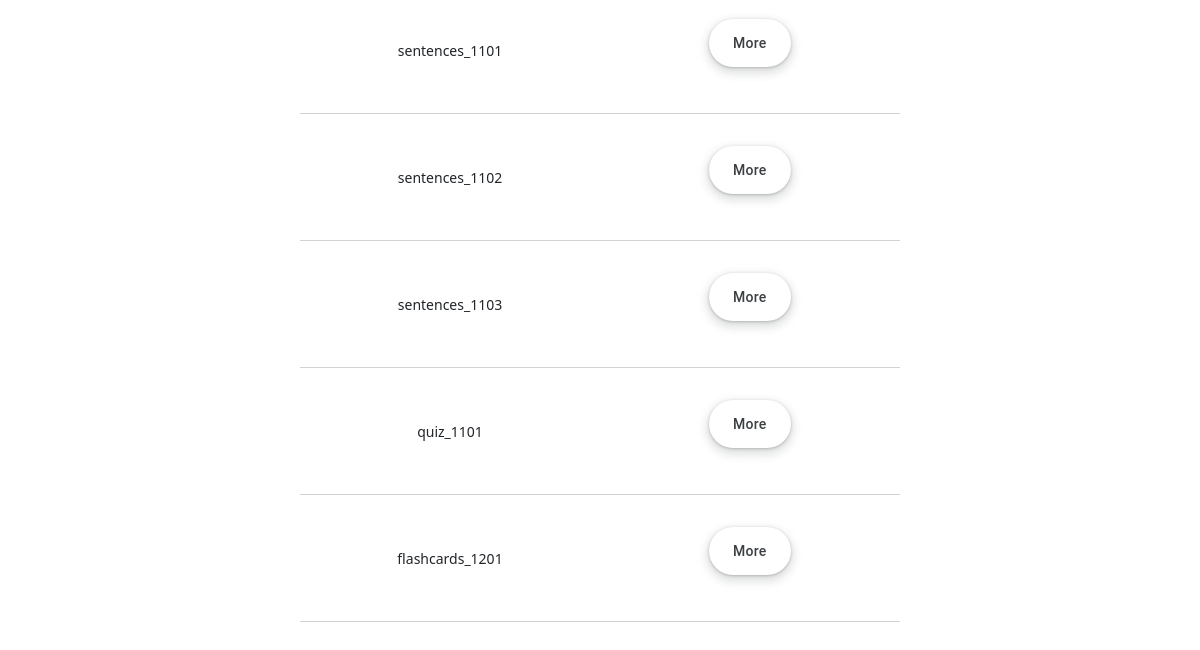
/display_modules.html (signed in, lower part), run on an earlier commit of the app's database.
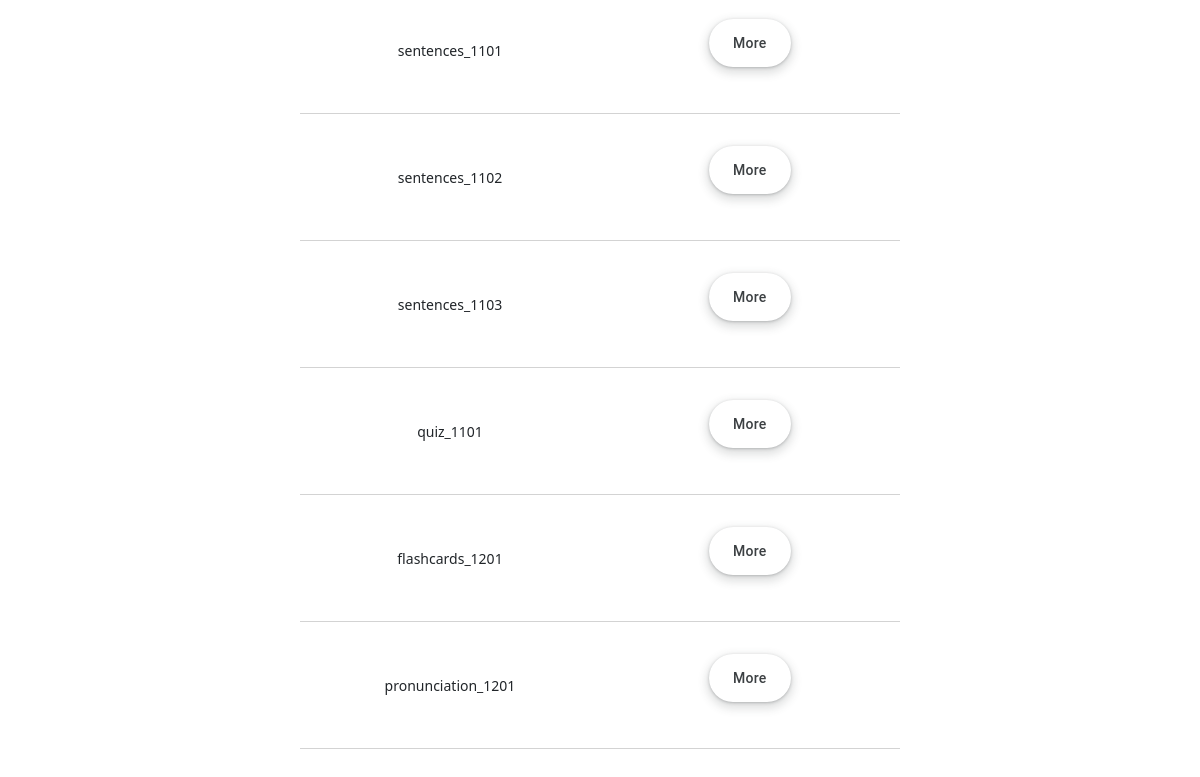
And on a later commit of the database.
### nieszkolni_app/models.py (models this page shows)
class Module(models.Model):
    component_id = models.CharField(max_length=200, default="")
    component_type = models.CharField(max_length=200, default="")
    title = models.CharField(max_length=200, default="")
    content = models.TextField(default="")
    resources = models.TextField(default="")
    conditions = models.TextField(default="")
    reference = models.IntegerField(default=0)

### nieszkolni_app/views.py (the view, shortened to what this page needs)
# urls.py: path('display_modules.html', views.display_modules, name="display_modules"),
@staff_member_required
def display_modules(request):
    if request.user.is_authenticated:
        first_name = request.user.first_name
        last_name = request.user.last_name
        current_user = first_name + " " + last_name
        modules = CurriculumManager().display_modules()
        return render(request, "display_modules.html", {
            "modules": modules
            })

### nieszkolni_folder/audit_manager.py (called while the page is built)
    def check_if_clocked_in(self, clocking_user):
        with connection.cursor() as cursor:
            cursor.execute(f'''
                SELECT clock_out
                FROM nieszkolni_app_audit
                WHERE clocking_user = '{clocking_user}'
                AND entry_type = 'automatic'
                AND status = 'started'
                ORDER BY stamp DESC
                LIMIT 1
                ''')
            response = cursor.fetchone()
            if response is not None:
                if response[0] == 0:
                    status = True
                else:
                    status = False
            else:
                status = False
            return status

### nieszkolni_folder/curriculum_manager.py (called while the page is built)
    def display_modules(self):
        with connection.cursor() as cursor:
            cursor.execute(f'''
                SELECT
                component_id,
                component_type,
                title,
                content,
                resources,
                conditions,
                reference
                FROM nieszkolni_app_module
                ''')
            modules = cursor.fetchall()
            return modules

### nieszkolni_app/templates/display_modules.html (shortened to what this page needs)
{% extends 'base.html' %}
{% block 'content' %}
<table>
	{% for module in modules %}
		<tr class="font">
			<td>{{ module.0 }}</td>
			<td>
				<form action="{% url 'display_modules' %}"  method="POST">
					  <div class="flex-parent jc-center">
					    	<button type="submit" class="button_main" name="action_on_module" value="more">More</button>
					  </div>
				</form>
			</td>
		</tr>
	{% endfor %}
</table>
{% include 'footer.html' %}
{% endblock %}

What changed in the data, as far as the page shows it:
added Module: component "pronunciation_1201"
